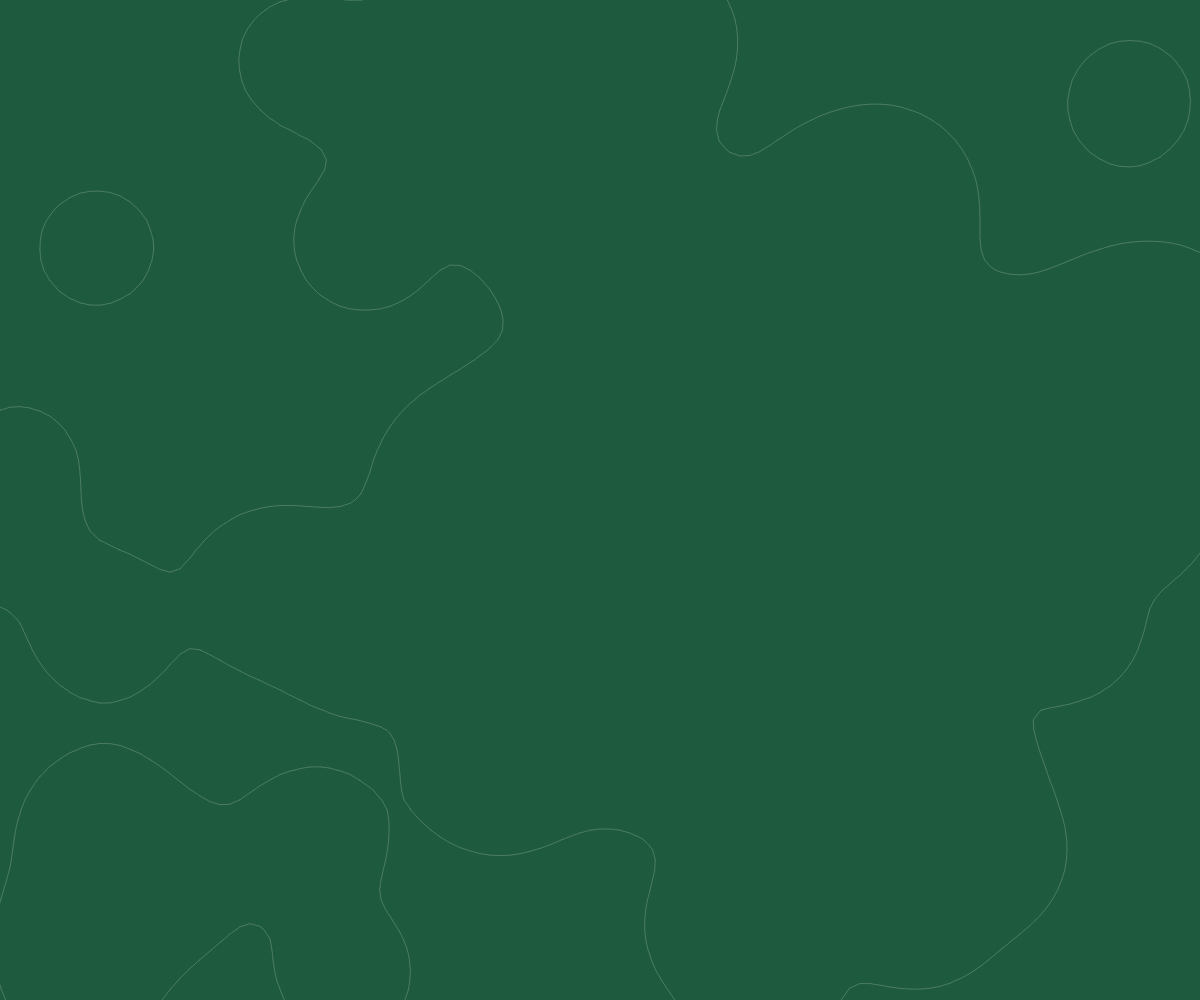
Frame 1 (no input)
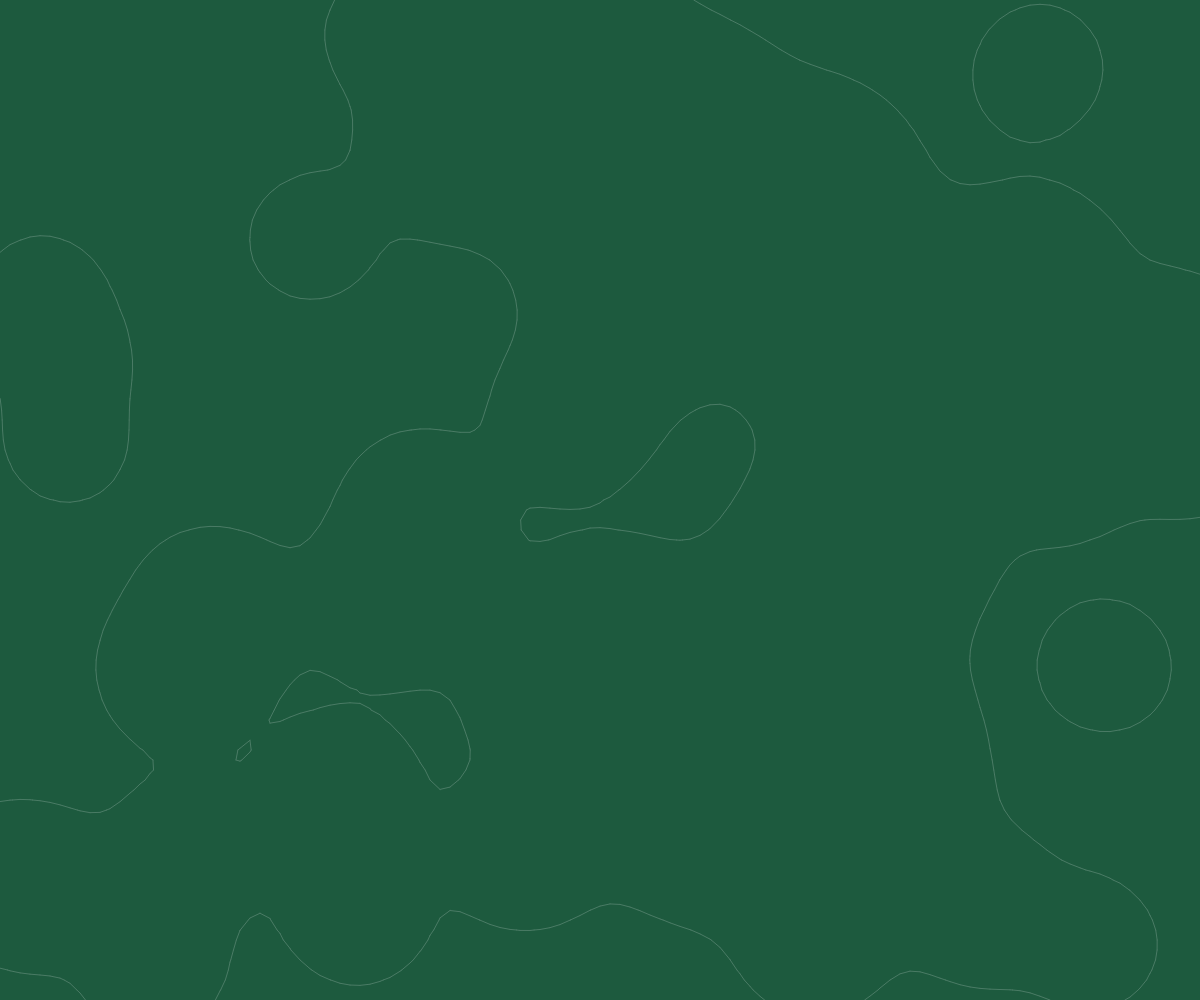
Frame 60 (no input)
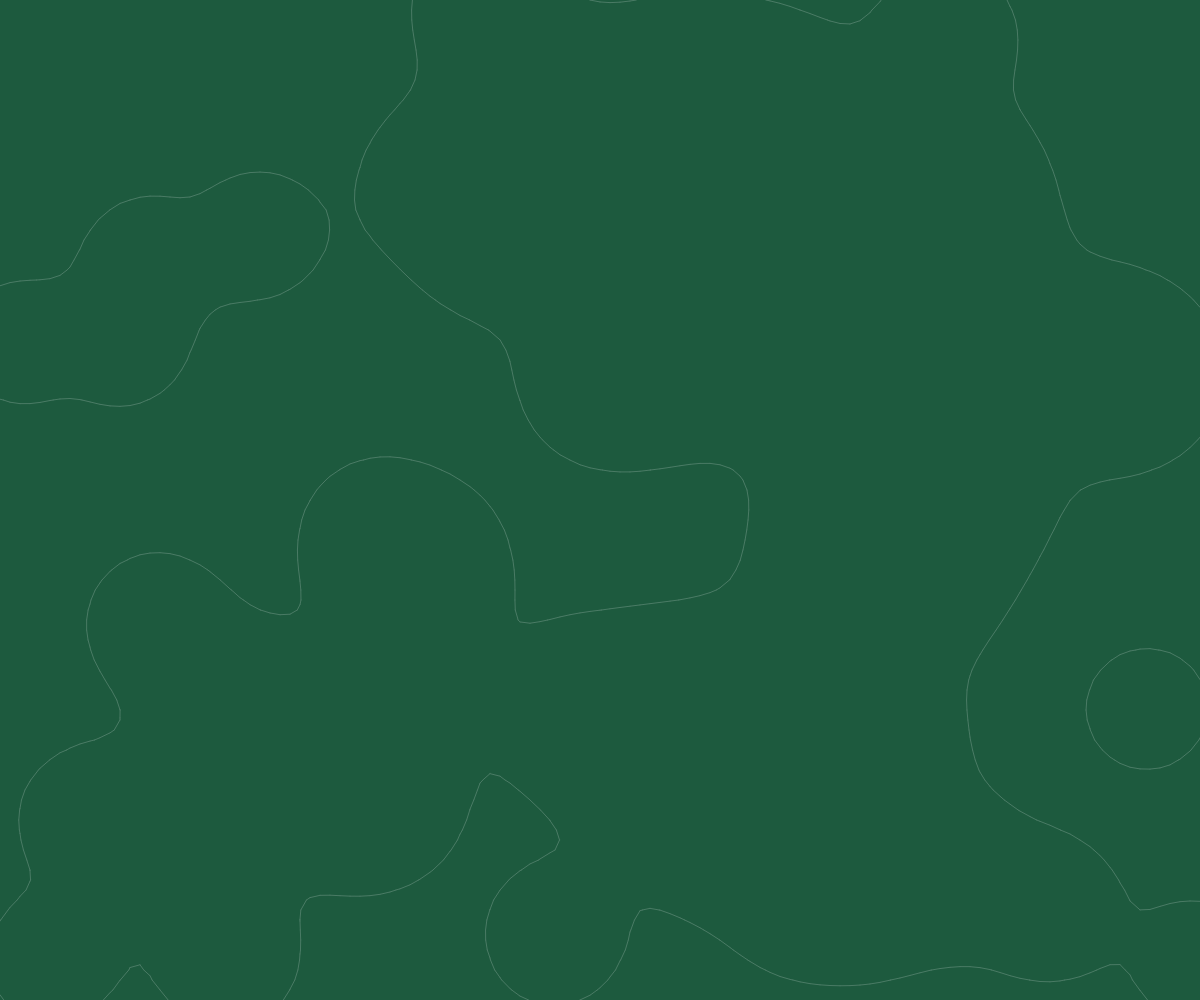
Frame 120 (the mouse pressed at the canvas centre since frame 60)

The p5.js sketch that drew these frames (run headless with seeded random() and noise() and a simulated clock; from frame 60 on, the mouse is pressed at the canvas centre):

// p5.js sketch
// ── sketch.js
let cols;
let rows;
let size = 10;
let grid = [];
let circles = [];
let num = 50;

function setup()
{
    canvas = createCanvas(windowWidth, windowHeight);
    canvas.position(0, 0);
    canvas.style("z-index", "-1");
    canvas.style("position", "fixed");

    cols = windowWidth / size + 1;
    rows = windowHeight / size + 1;

    for (let i = 0; i < cols; i++) {
        grid[i] = [];
        for (let j = 0; j < rows; j++) {
            grid[i][j] = 0;
        }
    }

    for (let i = 0; i < num; i++) {
        circles[i] = new Circle();
    }

    describe('A dark-green canvas with bubbles in changing shades of lighter green that move like in a lava lamp affected by time.');
}

function windowResized() {
    resizeCanvas(windowWidth, windowHeight);
}

function draw()
{
    background("#1D5A3E");

    for (let i = 0; i < cols; i++) {
        for (let j = 0; j < rows; j++) {
            let val = 0;
            for (let k = 0; k < num; k++) {
                val += circles[k].r*circles[k].r / ((i*size - circles[k].x) * (i*size - circles[k].x) + (j*size - circles[k].y) * (j*size - circles[k].y));
            }
            grid[i][j] = val;

            fill(255);

            if (val >= 1) {
                fill (0, 255, 0)
            }
            else {
                fill(0);
            }

            // ellipse(i*size, j*size, 5, 5);
        }
    }


    for (let i = 0; i < num; i++) {
        circles[i].move();
        // circles[i].display();
    }

    for (let i = 0; i < cols - 1; i++) {
        for (let j = 0; j < rows - 1; j++) {
            let a = 0;
            let b = 0;
            let c = 0;
            let d = 0;

            let f_a = grid[i][j];
            let f_b = grid[i+1][j];
            let f_c = grid[i+1][j+1];
            let f_d = grid[i][j+1];

            if (f_a >= 1) {
                a = 1;
            } else {
                a = 0;
            }
            if (f_b >= 1) {
                b = 1;
            } else {
                b = 0;
            }
            if (f_c >= 1) {
                c = 1;
            } else {
                c = 0;
            }
            if (f_d >= 1) {
                d = 1;
            } else {
                d = 0;
            }

            let config = 8 * a + 4 * b + 2 * c + d;

            // let pt1 = createVector(i*size + size/2, j*size);
            // let pt2 = createVector(i*size + size, j*size + size/2);
            // let pt3 = createVector(i*size + size/2, j*size + size);
            // let pt4 = createVector(i*size, j*size + size/2);

            let pt1 = createVector();
            let amt = (1 - f_a) / (f_b - f_a);
            pt1.x = lerp(i * size, i * size + size, amt);
            pt1.y = j * size;
            
            let pt2 = createVector(); 
            amt = (1 - f_b) / (f_c - f_b);
            pt2.x = i * size + size;
            pt2.y = lerp(j * size, j * size + size, amt);
            
            let pt3 = createVector(); 
            amt = (1 - f_d) / (f_c - f_d);
            pt3.x = lerp(i * size, i * size + size, amt);
            pt3.y = j * size + size;
            
            let pt4 = createVector();
            amt = (1 - f_a) / (f_d - f_a);
            pt4.x = i * size;
            pt4.y = lerp(j * size, j * size + size, amt);

            switch(config) {
                case 0:
                    line();
                    stroke("#4A7B65");
                    break;
                case 1:
                    line(pt3.x, pt3.y, pt4.x, pt4.y);
                    break;
                case 2:
                    line(pt2.x, pt2.y, pt3.x, pt3.y);
                    break;
                case 3:
                    line(pt2.x, pt2.y, pt4.x, pt4.y);
                    break;
                case 4:
                    line(pt1.x, pt1.y, pt2.x, pt2.y);
                    break;
                case 5:
                    line(pt1.x, pt1.y, pt4.x, pt4.y);
                    line(pt2.x, pt2.y, pt3.x, pt3.y);
                    break;
                case 6:
                    line(pt1.x, pt1.y, pt3.x, pt3.y);
                    break;
                case 7:
                    line(pt1.x, pt1.y, pt4.x, pt4.y);
                    break;
                case 8:
                    line(pt1.x, pt1.y, pt4.x, pt4.y);
                    break;
                case 9:
                    line(pt1.x, pt1.y, pt3.x, pt3.y);
                    break;
                case 10:
                    line(pt1.x, pt1.y, pt2.x, pt2.y);
                    line(pt3.x, pt3.y, pt4.x, pt4.y);
                    break;
                case 11:
                    line(pt1.x, pt1.y, pt2.x, pt2.y);
                    break;
                case 12:
                    line(pt2.x, pt2.y, pt4.x, pt4.y);
                    break;
                case 13:
                    line(pt2.x, pt2.y, pt3.x, pt3.y);
                    break;
                case 14:
                    line(pt3.x, pt3.y, pt4.x, pt4.y);
                    break;
                case 15:
                    break;
            }
        }
    }
}

class Circle {
    constructor() {
        this.x = random(0, windowWidth);
        this.y = random(0, windowHeight);
        this.r = random(40, 50);
        this.dx = random(-1.75, 1.75);
        this.dy = random(-1.75, 1.75);
    }

    move() {
        this.x += this.dx;
        this.y += this.dy;

        if (this.x >= windowWidth || this.x <= 0) {
            this.dx *= -1;
        }
        if (this.y >= windowHeight || this.y <= 0) {
            this.dy *= -1;
        }
    }

    display() {
        noFill();
        ellipse(this.x, this.y, this.r*2, this.r*2);
    }
}
// ── script.js
/*
This file is licensed under the MIT License
See LICENSE-MIT for details
*/

// lazyload
const observer = new IntersectionObserver((entries) => {
  entries.forEach((entry) => {
    if (entry.isIntersecting) {
      const lazyImage = entry.target;
      lazyImage.style.backgroundImage = `url(${lazyImage.dataset.src})`;
      observer.unobserve(lazyImage);
    }
  });
});

const lazyImages = document.querySelectorAll(".lazy");
lazyImages.forEach((lazyImage) => {
  observer.observe(lazyImage);
});
// popups
const popupTrigger = document.querySelectorAll(".popup-trigger");
const popups = document.querySelectorAll(".popup");
const closeButtons = document.querySelectorAll(".close-button");

function openPopup(event) {
  const index = Array.from(popupTrigger).indexOf(event.target);
  popups[index].classList.remove("hidden");
  document.body.classList.add("overflow-hidden");
}

function closePopup(event) {
  const index = Array.from(closeButtons).indexOf(event.target);
  popups[index].classList.add("hidden");
  document.body.classList.remove("overflow-hidden");
}

document.addEventListener("keydown", function (event) {
  if (event.key === "Escape") {
    const openPopups = document.querySelectorAll(".popup:not(.hidden)");
    if (openPopups.length > 0) {
      const lastPopup = openPopups[openPopups.length - 1];
      lastPopup.querySelector(".close-button").click();
    }
  }
});
popupTrigger.forEach((element) => element.addEventListener("click", openPopup));
closeButtons.forEach((element) =>
  element.addEventListener("click", closePopup)
);
